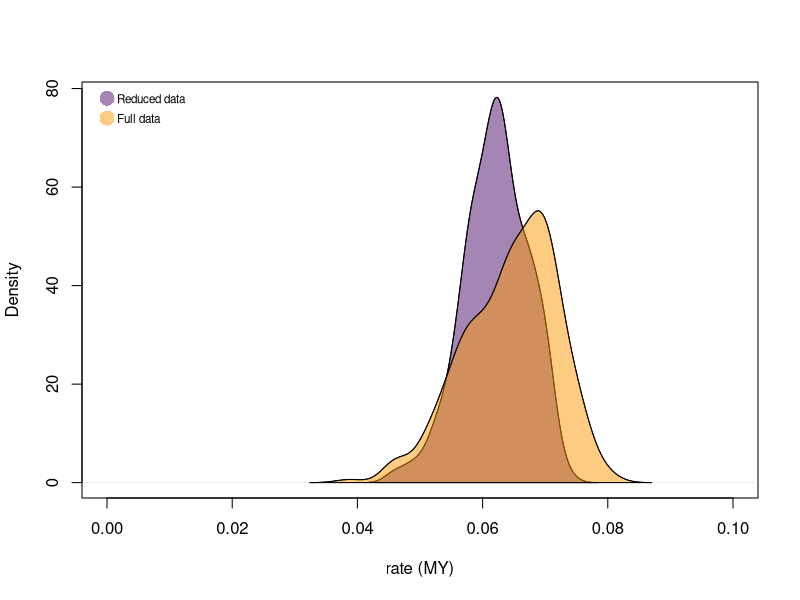
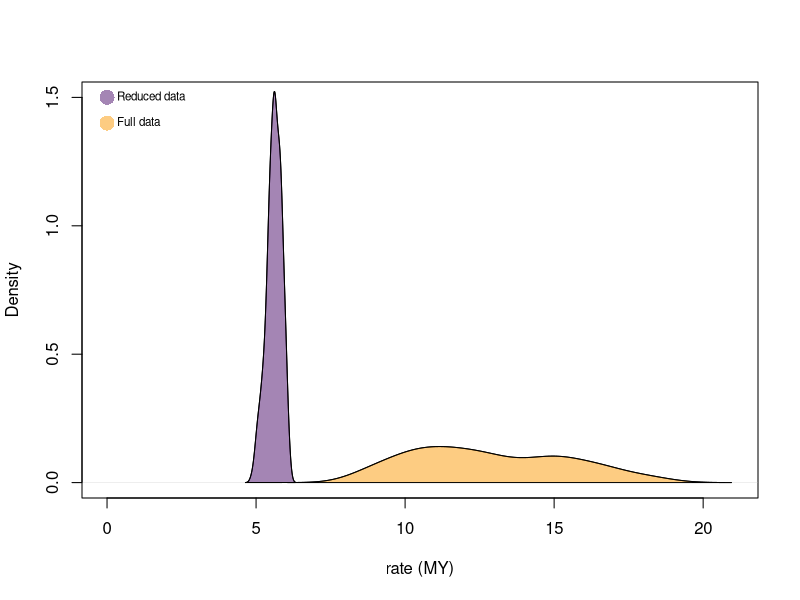

Here is the R script that generated these plots, in order:
library(viridis)

coleo.full <- read.csv("../../../results/posterior-samples/coleoptera-mod1.csv")
# drop 200 for burnin
coleo.red <- read.csv("../../../results/sensitivity/coleoptera.sensitivity.csv")[201:500,]
lep.full <- read.csv("../../../results/posterior-samples/lepidoptera-mod1.csv")
# drop 200 for burnin
lep.red <- read.csv("../../../results/sensitivity/lepidoptera.sensitivity.csv")[201:500,]

cols <- viridis(10, option="B", alpha=.5)[c(3,8)]
plot(density(coleo.red$asc1), xlim=c(0,.1), xlab="rate (MY)", main="")
polygon(density(coleo.red$asc1), col=cols[1])
lines(density(coleo.full$asc1))
polygon(density(coleo.full$asc1), col=cols[2])
points(0,78, pch=16, col=cols[1], cex=2)
text(0,77.6, "Reduced data", pos=4, cex=.7)
points(0,74, pch=16, col=cols[2], cex=2)
text(0,73.6, "Full data", pos=4, cex=.7)

plot(density(lep.full$asc1), xlim=c(0,21), xlab="rate (MY)", main="", ylim=c(0,1.5))
polygon(density(lep.full$asc1), col=cols[2])
lines(density(lep.red$asc1))
polygon(density(lep.red$asc1), col=cols[1])
points(0,1.5, pch=16, col=cols[1], cex=2)
text(0,1.5, "Reduced data", pos=4, cex=.7)
points(0,1.4, pch=16, col=cols[2], cex=2)
text(0,1.4, "Full data", pos=4, cex=.7)
